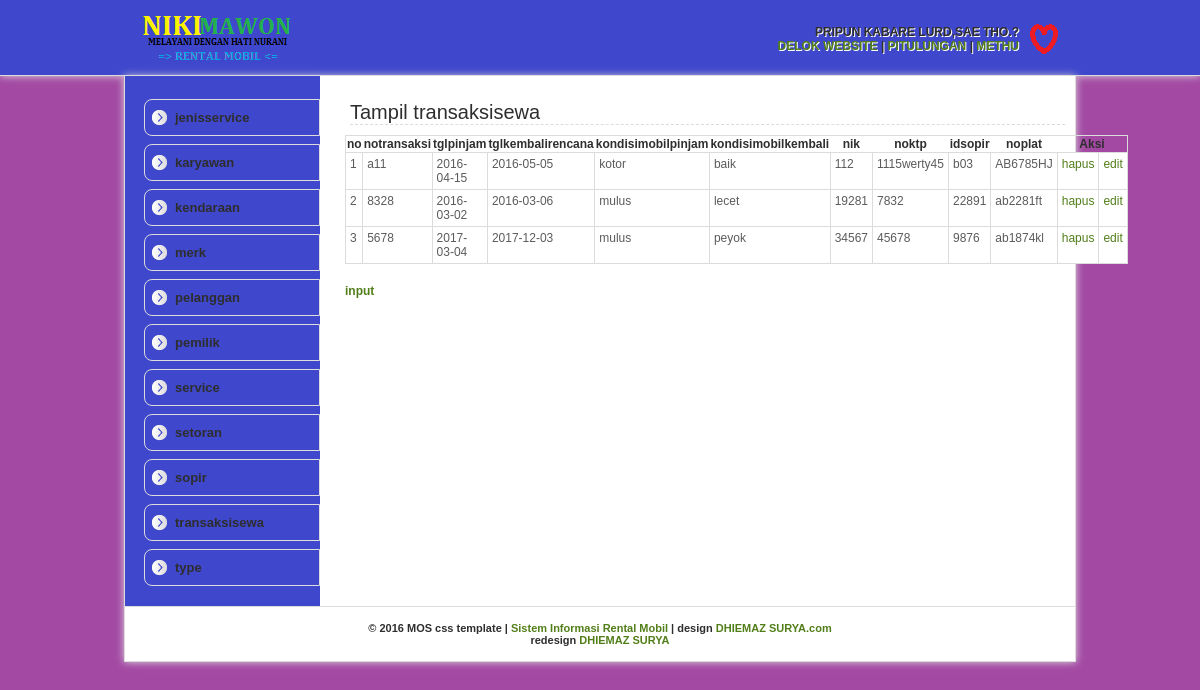
Page /transaksisewa/ttransaksisewa.php on the committed database.
### tables this page shows
CREATE TABLE `transaksisewa` (
  `notransaksi` text NOT NULL,
  `tglpinjam` date NOT NULL,
  `tglkembalirencana` date NOT NULL,
  `kondisimobilpinjam` text NOT NULL,
  `kondisimobilkembali` text NOT NULL,
  `nik` text NOT NULL,
  `noktp` text NOT NULL,
  `idsopir` text NOT NULL,
  `noplat` text NOT NULL
);

### transaksisewa/ttransaksisewa.php (the view, shortened to what this page needs)
<html>
 <head>
 <link rel="shortcut icon" href="stylesheet/img/devil-icon.png">
 <link rel="stylesheet" type="text/css" href="../mos-css/mos-style.css">
 </head>
 <body>
 <div id="header">
	 <div class="inHeader">
		 <div class="mosAdmin">
		 <b>PRIPUN KABARE LURD,SAE THO.?<br>
		 <a href="">DELOK WEBSITE</a> | <a href="">PITULUNGAN</a> | <a href="../logout.php">METHU</a>
		 </div>
	 </div>
 </div>
 <div id="wrapper">
	 <div id="leftBar">
	 <ul>
		<li><a href="../jenisservice/tjenisservice.php">jenisservice</a></li>
		<li><a href="../karyawan/tkaryawan.php">karyawan</a></li>
		<li><a href="../kendaraan/tkendaraan.php">kendaraan</a></li>
		<li><a href="../merk/tmerk.php">merk</a></li>
		<li><a href="../pelanggan/tpelanggan.php">pelanggan</a></li>
		<li><a href="../pemilik/tpemilik.php">pemilik</a></li>
		<li><a href="../service/tservice.php">service</a></li>
		<li><a href="../setoran/tsetoran.php">setoran</a></li>
		<li><a href="../sopir/tsopir.php">sopir</a></li>
		<li><a href="../transaksisewa/ttransaksisewa.php">transaksisewa</a></li>
		<li><a href="../type/ttype.php">type</a></li>
	 </ul>
	 </div>
	 <div id="rightContent">
	 <h3>Tampil transaksisewa</h3>
 <table class="data">
	 <tr>
		<th>no</th>
		<th>notransaksi</th>
		<th>tglpinjam</th>
		<th>tglkembalirencana</th>
		<th>kondisimobilpinjam</th>
		<th>kondisimobilkembali</th>
		<th>nik</th>
		<th>noktp</th>
		<th>idsopir</th>
		<th>noplat</th>
		<th colspan="2">Aksi</th>
	 </tr>
	 <?php
		 $query = mysql_query("select * from transaksisewa");
		 $no = 0;
		 while ($data = mysql_fetch_array($query)) {
		 $no++;
	 ?>
	 <tr class="data">
		 <td class="data"><?php echo "$no"; ?></td>
		 <td class="data"><?php echo "$data[notransaksi]"; ?></td>
		 <td class="data"><?php echo "$data[tglpinjam]"; ?></td>
		 <td class="data"><?php echo "$data[tglkembalirencana]"; ?></td>
		 <td class="data"><?php echo "$data[kondisimobilpinjam]"; ?></td>
		 <td class="data"><?php echo "$data[kondisimobilkembali]"; ?></td>
		 <td class="data"><?php echo "$data[nik]"; ?></td>
		 <td class="data"><?php echo "$data[noktp]"; ?></td>
		 <td class="data"><?php echo "$data[idsopir]"; ?></td>
		 <td class="data"><?php echo "$data[noplat]"; ?></td>
		 <td class="data"><a href=hapustransaksisewa.php?notransaksi=<?php echo "$data[notransaksi]";?>
		 onclick="if (!confirm('Anda yakin akan menghapus?')) return false;">
		 hapus</a></td>
		 <td class="data"><a href=edittransaksisewa.php?notransaksi=<?php echo "$data[notransaksi]";?>>edit</a></td>
	 </tr>
	 <?php } ?>
 </table>
 <a href="inputtransaksisewa.php">input</a>
	 </div>
 <div id="footer">
	 &copy; 2016 MOS css template | <a href="SI KANCHEL.com">Sistem Informasi Rental Mobil</a> | design <a href="http://DHIEMAZ SURYA.com" rel="nofollow" target="_blank">DHIEMAZ SURYA.com</a><br>redesign <a href="DHIEMAZ SURYA.blogspot.com">DHIEMAZ SURYA</a>
 </div>
 </div>
 </body>
 </html>

### mos-css/mos-style.css (style rules this page uses)
body { background: url(img/latar.jpg); margin: 0; padding: 0; font-family: Arial; font-size: 12px; color: #2e2e2e; text-align: center; }
a { color: #527e19; text-decoration: none; }
table { border:none;font-size: 12px; }
td { border:none; padding: 5px; }
table.data { border: 1px solid #dcdcdc; margin: 10px 0px 20px 0px; width: 97%; border-collapse: collapse;font-size: 12px; }
td.data { padding: 4px; border: 1px solid #dcdcdc;color: #5b5b5b;vertical-align: top; }
tr.data { background: #fff }
#header { width: 100%; border-bottom: 1px solid #dcdcdc; background: url(img/headerbg.jpg) repeat left; height: 75px; z-index: 1000; -moz-box-shadow: 0px 0px 8px #dcdcdc; -webkit-box-shadow: 0px 0px 8px #dcdcdc; }
.inHeader { float: center; background: url(img/logo.png) no-repeat left center; margin: auto; width: 920px; height: 45px; padding: 15px; border-right: 0px solid #dcdcdc; border-left: 0px solid #dcdcdc; }
.mosAdmin { float: right; border: 0px solid #dcdcdc; margin: 0 1px 0 auto; text-align: right; padding: 10px 40px 10px 10px; background: url(img/Administrator.png) no-repeat right center; text-shadow: 1px 1px #fff; }
#wrapper { width: 950px; padding: 15px 0 0 0; position: relative; border-left: 1px solid #dcdcdc; border-right: 1px solid #dcdcdc; border-bottom: 1px solid #dcdcdc; float: center; margin: auto; text-align: left; background: #fff url(img/bg_kiri.png) repeat-y; -moz-box-shadow: 0px 0px 8px #dcdcdc; -webkit-box-shadow: 0px 0px 8px #dcdcdc; }
#leftBar { width: 185px; float: left; padding: 0 0 20px 10px; border-right: 0px solid #dcdcdc; text-align: left; }
#leftBar ul { list-style: none;padding: 0; margin: 0;font-size: 13px; }
#leftBar ul li { width: 164px; background: url(img/icon-left.png) no-repeat left center, url(img/green.jpg) repeat left center; padding: 10px 0 10px 10px; margin-top: 8px;margin-left: 9px; border: 1px solid #dcdcdc; -moz-border-radius-topleft: 8px;-moz-border-radius-bottomleft: 8px; -webkit-border-top-left-radius: 8px;-webkit-border-bottom-left-radius: 8px; -o-border-top-left-radius: 8px;-o-border-bottom-left-radius: 8px; }
#leftBar ul li a { width: 100%; color: #2e2e2e; cursor: pointer; padding: 10px 65px 10px 20px; -webkit-transition: padding-left 250ms ease-out; -moz-transition: padding-left 250ms ease-out; -o-transition: padding-left 250ms ease-out; }
#rightContent { width: 725px; padding: 5px; float: right; border-left: 0px solid #dcdcdc; text-align: left; background: #fff; }
#rightContent h3 { font-size: 20px; font-weight: normal; padding: 0; margin: 5px; border-bottom: 1px dashed #dcdcdc; }
#footer { width: 950px; padding: 15px 0 15px 0; text-align: center; font-size: 11px; border-top: 1px solid #dcdcdc; background: #fff; }

### rows in the picture
transaksisewa: notransaksi "a11", tglpinjam "2016-04-15", tglkembalirencana "2016-05-05", kondisimobilpinjam "kotor", kondisimobilkembali "baik", nik "112", noktp "1115werty45", idsopir "b03", noplat "AB6785HJ"
transaksisewa: notransaksi "8328", tglpinjam "2016-03-02", tglkembalirencana "2016-03-06", kondisimobilpinjam "mulus", kondisimobilkembali "lecet", nik "19281", noktp "7832", idsopir "22891", noplat "ab2281ft"
transaksisewa: notransaksi "5678", tglpinjam "2017-03-04", tglkembalirencana "2017-12-03", kondisimobilpinjam "mulus", kondisimobilkembali "peyok", nik "34567", noktp "45678", idsopir "9876", noplat "ab1874kl"
